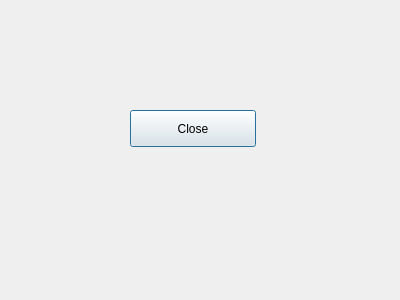
<?xml version="1.0" encoding="UTF-8"?>
<ui version="4.0">
 <class>Dialog</class>
 <widget class="QDialog" name="Dialog">
  <property name="geometry">
   <rect>
    <x>0</x>
    <y>0</y>
    <width>400</width>
    <height>300</height>
   </rect>
  </property>
  <property name="windowTitle">
   <string>Dialog</string>
  </property>
  <widget class="QPushButton" name="pushButton">
   <property name="geometry">
    <rect>
     <x>130</x>
     <y>110</y>
     <width>126</width>
     <height>37</height>
    </rect>
   </property>
   <property name="text">
    <string>Close</string>
   </property>
  </widget>
 </widget>
 <resources/>
 <connections/>
</ui>
